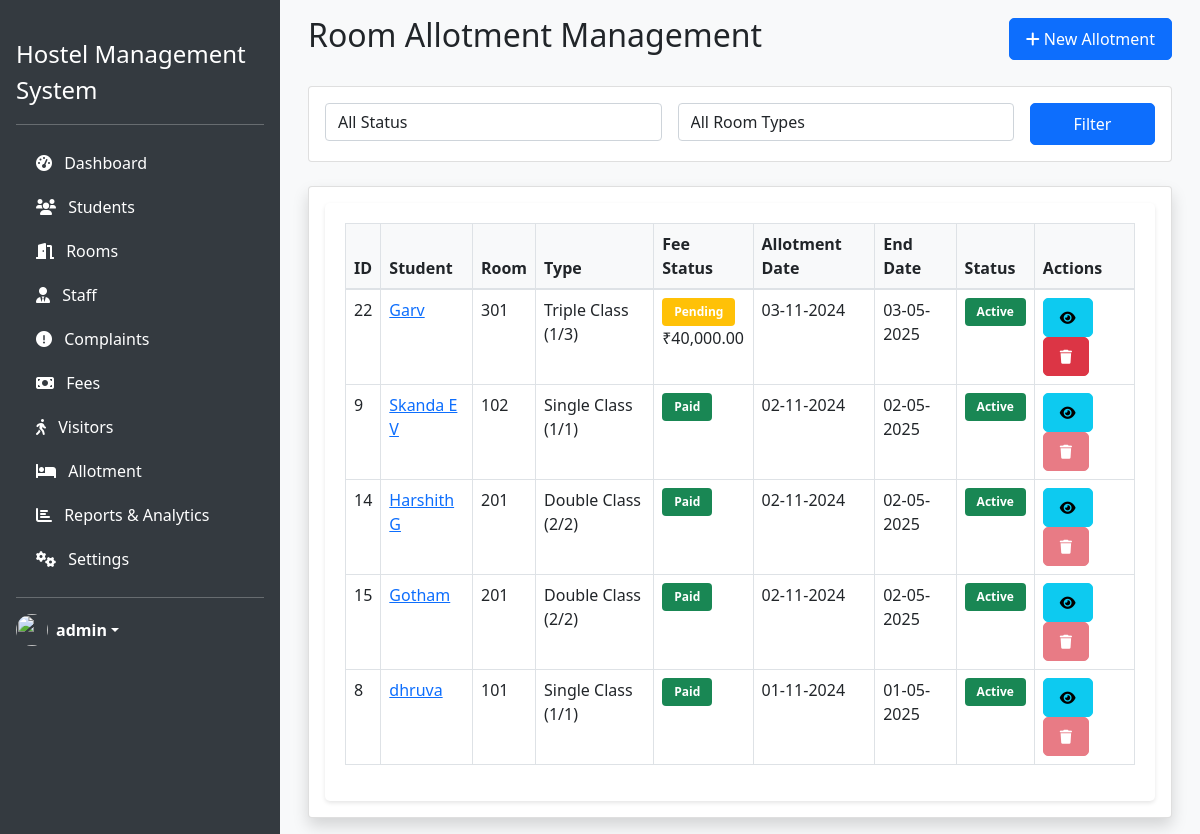
/admin/allotment/list.php (signed in), run on the app's committed database.
### tables this page shows
CREATE TABLE `allotment` (
  `allotment_id` int(11) NOT NULL,
  `student_id` int(11) NOT NULL,
  `room_no` varchar(10) NOT NULL,
  `allotment_date` date NOT NULL,
  `end_date` date NOT NULL,
  `status` enum('Active','Inactive') DEFAULT 'Active',
  `created_at` timestamp NULL DEFAULT current_timestamp()
);

CREATE TABLE `student` (
  `student_id` int(11) NOT NULL,
  `first_name` varchar(50) NOT NULL,
  `middle_name` varchar(50) DEFAULT NULL,
  `last_name` varchar(50) DEFAULT NULL,
  `date_of_birth` date NOT NULL,
  `age` int(11) DEFAULT NULL,
  `phone_no` varchar(15) NOT NULL,
  `address` varchar(255) NOT NULL,
  `city` varchar(50) NOT NULL,
  `state` varchar(50) NOT NULL,
  `postal_code` varchar(10) NOT NULL,
  `created_at` timestamp NULL DEFAULT current_timestamp()
);

CREATE TABLE `room` (
  `room_no` varchar(10) NOT NULL,
  `room_type` enum('Single','Double','Triple') NOT NULL,
  `capacity` int(11) NOT NULL,
  `occupancy` int(11) DEFAULT 0,
  `status` enum('Available','Full','Maintenance') DEFAULT 'Available',
  `created_at` timestamp NULL DEFAULT current_timestamp(),
  `fees` decimal(10,2) DEFAULT 0.00
);

### admin/allotment/list.php (the view, shortened to what this page needs)
<?php
require_once '../../includes/config.php';
function getFeeStatusBadge($status, $amount = null) {
    if ($status === 'Paid') {
        return '<span class="badge bg-success">Paid</span>';
    } else {
        $html = '<span class="badge bg-warning">Pending</span>';
        if ($amount !== null) {
            $html .= '<br>₹' . number_format($amount, 2);
        }
        return $html;
    }
}
$whereClause = [];
$params = [];
$where = !empty($whereClause) ? "WHERE " . implode(" AND ", $whereClause) : "";
$query = "
    SELECT a.*,
           s.first_name as student_fname, s.last_name as student_lname,
           r.room_type, r.capacity, r.occupancy,
           CASE
               WHEN r.room_type = 'Single' THEN 60000
               WHEN r.room_type = 'Double' THEN 50000
               WHEN r.room_type = 'Triple' THEN 40000
           END as room_fees,
           (SELECT status
            FROM fee
            WHERE student_id = a.student_id
            AND created_at >= a.created_at
            ORDER BY created_at DESC
            LIMIT 1) as fee_status,
           (SELECT COUNT(*)
            FROM allotment a2
            WHERE a2.room_no = a.room_no
            AND a2.status = 'Active') as current_occupants
    FROM allotment a
    JOIN student s ON a.student_id = s.student_id
    JOIN room r ON a.room_no = r.room_no
    $where
    ORDER BY a.allotment_date DESC";
$stmt = $pdo->prepare($query);
$stmt->execute($params);
$allotments = $stmt->fetchAll();
include '../../includes/admin_header.php';
?>
<div class="container-fluid">
    <div class="d-flex justify-content-between align-items-center mb-4">
        <h2>Room Allotment Management</h2>
        <a href="add.php" class="btn btn-primary">
            <i class="fas fa-plus"></i> New Allotment
        </a>
    </div>
    <div class="card mb-4">
        <div class="card-body">
            <form method="GET" class="row g-3">
                <div class="col-md-5">
                    <select name="status" class="form-control">
                        <option value="">All Status</option>
                    </select>
                </div>
                <div class="col-md-5">
                    <select name="room_type" class="form-control">
                        <option value="">All Room Types</option>
                    </select>
                </div>
                <div class="col-md-2">
                    <button type="submit" class="btn btn-primary w-100">Filter</button>
                </div>
            </form>
        </div>
    </div>
    <div class="card shadow">
        <div class="card-body">
            <div class="table-responsive">
                <table class="table table-bordered">
                    <thead>
                        <tr>
                            <th>ID</th>
                            <th>Student</th>
                            <th>Room</th>
                            <th>Type</th>
                            <th>Fee Status</th>
                            <th>Allotment Date</th>
                            <th>End Date</th>
                            <th>Status</th>
                            <th>Actions</th>
                        </tr>
                    </thead>
                    <tbody>
                        <?php foreach($allotments as $allotment): ?>
                        <tr>
                            <td><?= $allotment['allotment_id'] ?></td>
                            <td>
                                <a href="../students/view.php?id=<?= $allotment['student_id'] ?>">
                                    <?= htmlspecialchars($allotment['student_fname'] . ' ' . $allotment['student_lname']) ?>
                                </a>
                            </td>
                            <td><?= $allotment['room_no'] ?></td>
                            <td>
                                <?= $allotment['room_type'] ?> Class
                                (<?= $allotment['current_occupants'] ?>/<?= $allotment['capacity'] ?>)
                            </td>
                            <td>
                                <?= getFeeStatusBadge($allotment['fee_status'], $allotment['room_fees']) ?>
                            </td>
                            <td><?= date('d-m-Y', strtotime($allotment['allotment_date'])) ?></td>
                            <td><?= date('d-m-Y', strtotime($allotment['end_date'])) ?></td>
                            <td>
                                <span class="badge bg-<?= $allotment['status'] == 'Active' ? 'success' : 'secondary' ?>">
                                    <?= $allotment['status'] ?>
                                </span>
                            </td>
                            <td>
                                <a href="view.php?id=<?= $allotment['allotment_id'] ?>"
                                   class="btn btn-sm btn-info" title="View">
                                    <i class="fas fa-eye"></i>
                                </a>
                                <?php if ($allotment['fee_status'] !== 'Paid'): ?>
                                    <button type="button" class="btn btn-sm btn-danger"
                                            onclick="confirmDelete(<?= $allotment['allotment_id'] ?>)"
                                            title="Delete">
                                        <i class="fas fa-trash"></i>
                                    </button>
                                <?php else: ?>
                                    <button class="btn btn-sm btn-danger" disabled
                                            data-bs-toggle="tooltip"
                                            data-bs-placement="top"
                                            title="Cannot delete after fee payment">
                                        <i class="fas fa-trash"></i>
                                    </button>
                                <?php endif; ?>
                            </td>
                        </tr>
                        <?php endforeach; ?>
                    </tbody>
                </table>
            </div>
        </div>
    </div>
</div>
<?php include '../../includes/admin_footer.php'; ?>

### assets/css/style.css (style rules this page uses)
body { background-color: #f8f9fa; font-family: "Segoe UI", Tahoma, Geneva, Verdana, sans-serif; }
.table-responsive { background: white; padding: 20px; border-radius: 5px; box-shadow: 0 2px 4px rgba(0, 0, 0, 0.1); }
.table th { background-color: #f8f9fa; border-bottom: 2px solid #dee2e6; }
.badge { padding: 8px 12px; border-radius: 4px; }
.btn { border-radius: 5px; padding: 8px 16px; }

### data on the page
allotment: allotment_id "22", student.last_name "Garv", room_no "301", room_no.room_type "Triple", current_occupants "1", room_no.capacity "3", shows "Pending", amount "40,000.00", allotment_date "03-11-2024", end_date "03-05-2025", status "Active"
allotment: allotment_id "9", student.last_name "Skanda E V", room_no "102", room_no.room_type "Single", current_occupants "1", room_no.capacity "1", shows "Paid", allotment_date "02-11-2024", end_date "02-05-2025", status "Active"
allotment: allotment_id "14", student.last_name "Harshith G", room_no "201", room_no.room_type "Double", current_occupants "2", room_no.capacity "2", shows "Paid", allotment_date "02-11-2024", end_date "02-05-2025", status "Active"
allotment: allotment_id "15", student.last_name "Gotham", room_no "201", room_no.room_type "Double", current_occupants "2", room_no.capacity "2", shows "Paid", allotment_date "02-11-2024", end_date "02-05-2025", status "Active"
allotment: allotment_id "8", student.last_name "dhruva", room_no "101", room_no.room_type "Single", current_occupants "1", room_no.capacity "1", shows "Paid", allotment_date "01-11-2024", end_date "01-05-2025", status "Active"

### other printed values
SITE_NAME "Hostel Management System"
$_SESSION['name'] "admin"
